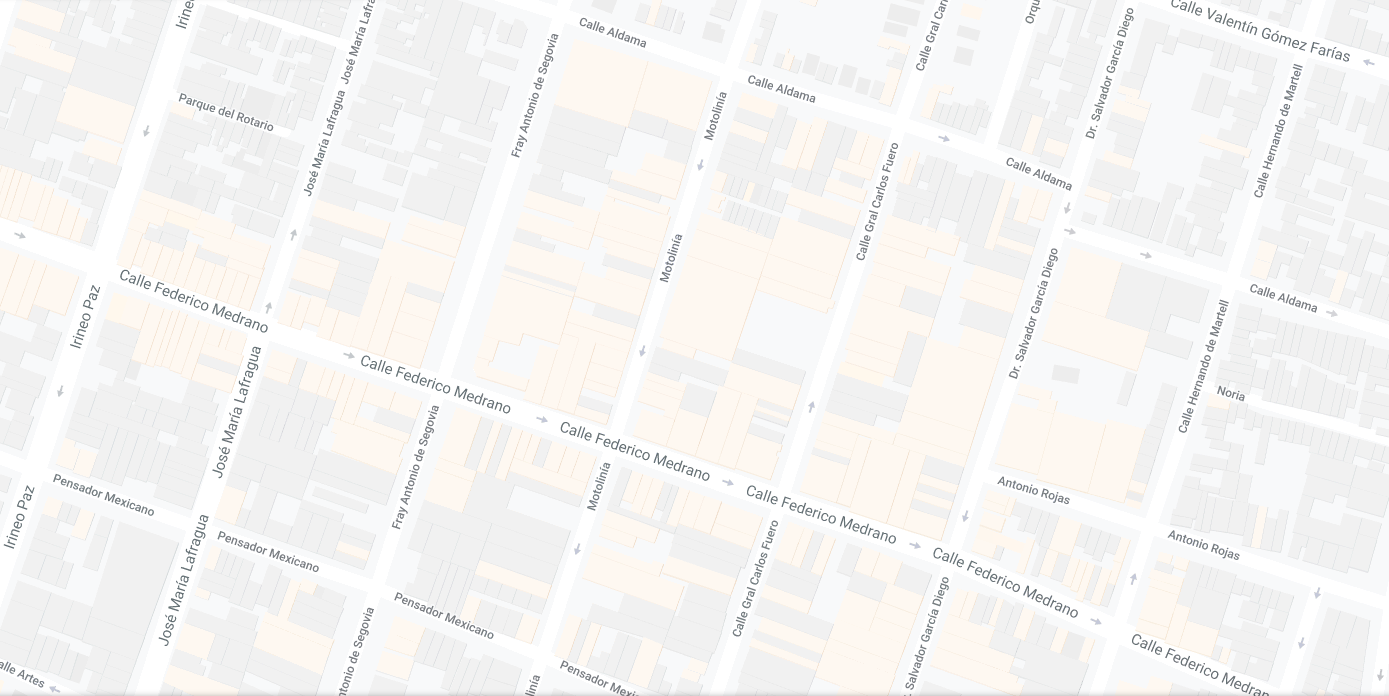
#> input picture mapa.png, 1389 x 696 px
$ python mapaPrim.py   (older library calls are emulated)
#> lines starting #> are read from the running program, lines starting #| are printed output that depends on the picture; after the words box and inside, x2 and y2 are one past the last pixel; in counts of white or black regions, pixels touching at a corner belong together
import cv2
import numpy as np
import math

#cone sta funcion reviso si un punto ya esta en alguna de mis listas
def isInTheList(elemento,arreglo):
    for i in arreglo:
        if np.array_equal(i,elemento):
            return True
    return False

def comprobarMedios(i, j, th2):

    conectado = False

    c = (i[0] + j[0])//2, (i[1] + j[1])//2
    l = (i[0] + c[0])//2, (i[1] + c[1])//2
    l1 = (i[0] + l[0])//2, (i[1] + l[1])//2
    l2 = (l[0] + c[0])//2, (l[1] + c[1])//2
    u = (c[0] + j[0])//2, (c[1] + j[1])//2
    u1 = (u[0] + j[0])//2, (u[1] + j[1])//2
    u2 = (c[0] + u[0])//2, (c[1] + u[1])//2

    b1 = np.all(th2[c[1], c[0]] == 255)
    b2 = np.all(th2[l[1], l[0]] == 255)
    b3 = np.all(th2[u[1], u[0]] == 255)
    b4 = np.all(th2[l1[1], l1[0]] == 255)
    b5 = np.all(th2[u1[1], u1[0]] == 255)
    b6 = np.all(th2[l2[1], l2[0]] == 255)
    b7 = np.all(th2[u2[1], u2[0]] == 255)

    if(b1 and b2 and b3 and b4 and b5 and b6 and b7):
        conectado = True
    else:
        conectado = False

    return conectado

def algoritmoPrim(mAdy, visitados):
    camino = []
    tam = len(visitados)
    first_key = list(visitados)[0]
    visitados[first_key] = True
    MAX = 999999

    for count in range(tam):
        min = MAX
        for m in visitados:
            if visitados[m]:
                for ady in mAdy[m]:
                    if ady[0] < min:
                        ib = ady[2]
                        k = str(ib[0]) + ',' + str(ib[1])
                        #Para evitar bucles
                        if(not visitados[k]):
                            min = ady[0]
                            a = ady[1]
                            b = ady[2]

        key2 = str(b[0]) + ',' + str(b[1])
        visitados[key2] = True
        camino.append([a,b])

    return camino

mapa=cv2.imread('mapa.png')
#> mapa is the input picture: shape (696, 1389, 3); mean B, G, R 242.9, 244.3, 245.5
gray = cv2.cvtColor(mapa,cv2.COLOR_BGR2GRAY)
ret,th1 = cv2.threshold(gray,254,255,cv2.THRESH_BINARY)
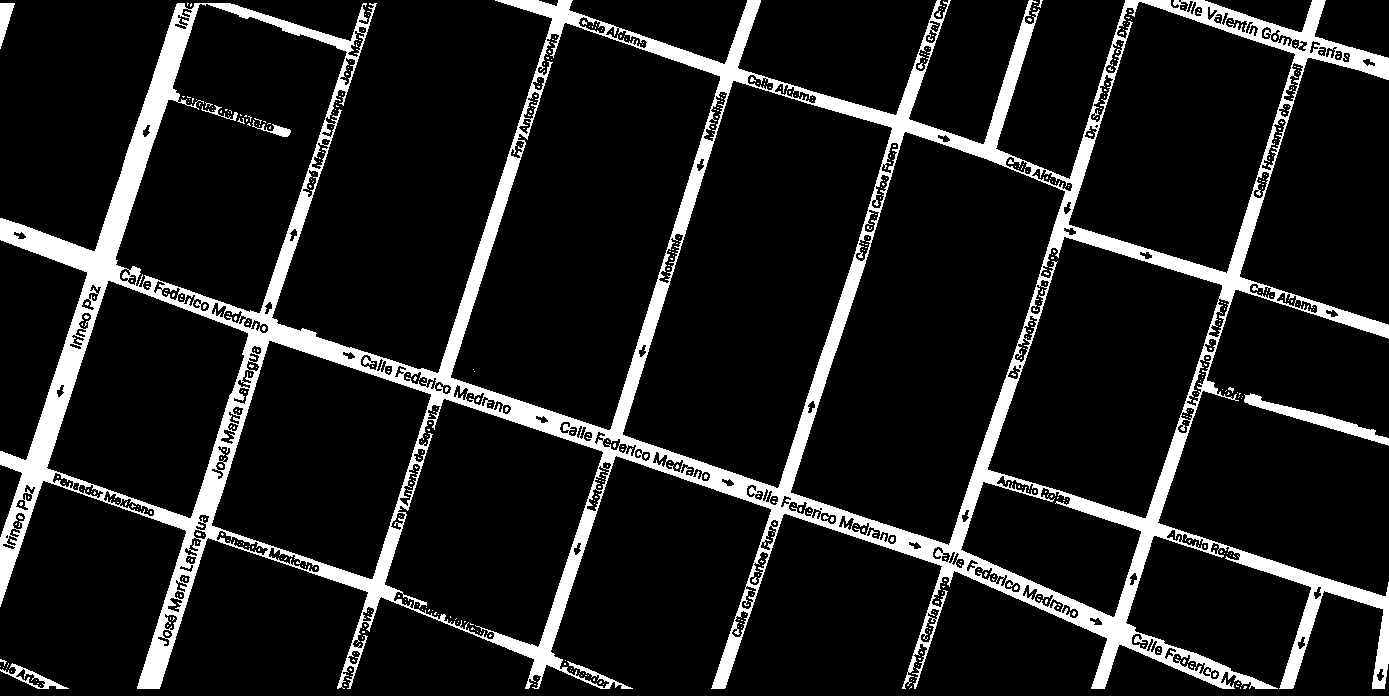
#> th1: shape (696, 1389); 11.8% white; 542 white regions (533 under 20 px), largest, box (x1, y1, x2, y2) and area: (0, 0, 1389, 689) 109649, (1244, 393, 1389, 446) 1476, (0, 663, 69, 689) 438

kernel = np.ones((11,11), np.uint8)
th1 = cv2.dilate(th1,kernel,1)
#> th1: shape (696, 1389); 25.7% white; 3 white regions, box (x1, y1, x2, y2) and area: (0, 0, 1389, 694) 246101, (0, 654, 74, 694) 1736, (0, 0, 20, 54) 751
kernel = np.ones((11,11), np.uint8)
th1 = cv2.erode(th1,kernel,1)
#> th1: shape (696, 1389); 14.6% white; 5 white regions (2 under 20 px), largest, box (x1, y1, x2, y2) and area: (0, 0, 1389, 689) 140319, (0, 659, 69, 689) 771, (0, 0, 15, 49) 406
th1 = cv2.GaussianBlur(th1,(5,5),cv2.BORDER_DEFAULT)
dst = cv2.cornerHarris(th1,2,3,0.05)
ret, dst = cv2.threshold(dst,0.04*dst.max(),255,0)
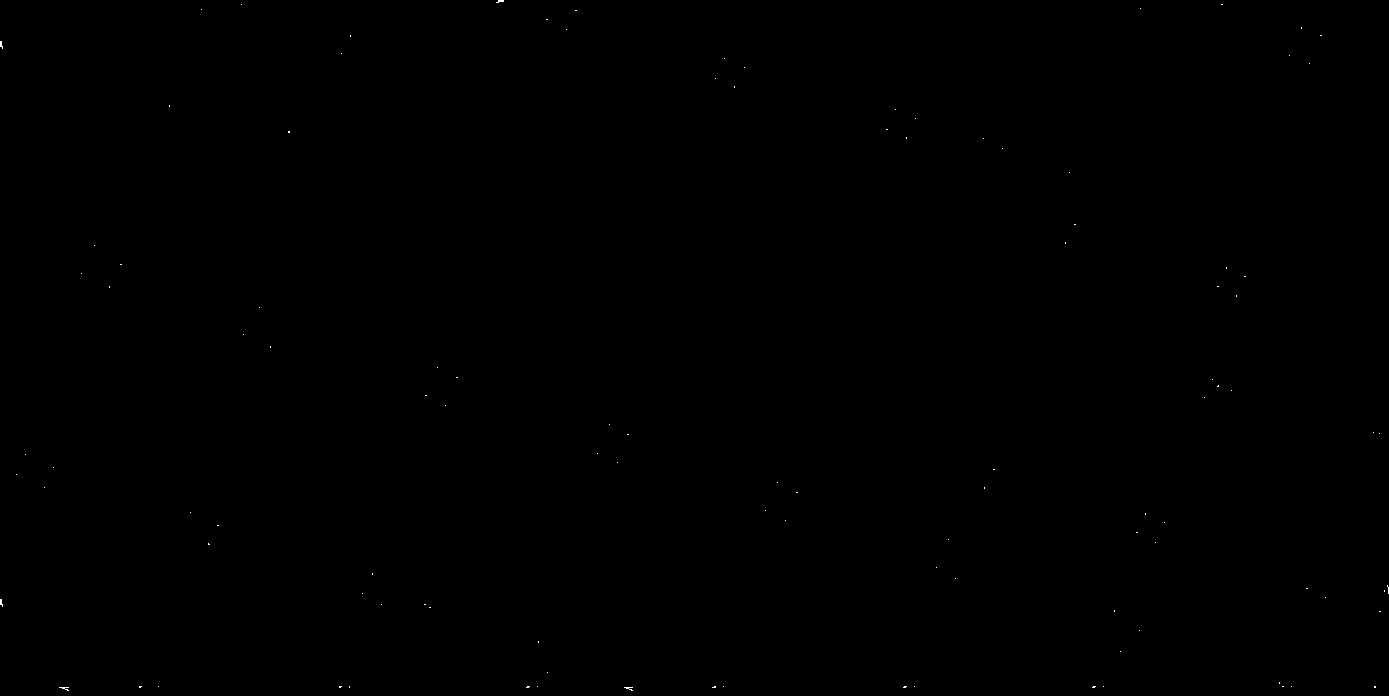
#> dst: shape (696, 1389) float32; 0.03% white in thin lines or dots
#> ret = 4.62e-05
dst = np.uint8(dst)
#> dst: shape (696, 1389); 0.03% white in thin lines or dots
ret,th2 = cv2.threshold(th1,235,255,cv2.THRESH_BINARY)
#> th2: shape (696, 1389); 11.2% white; 3 white regions, box (x1, y1, x2, y2) and area: (0, 0, 1389, 687) 107269, (0, 661, 60, 687) 508, (0, 0, 13, 42) 310
th2 = cv2.dilate(th2,kernel,1)
#> th2: shape (696, 1389); 22.3% white; 3 white regions, box (x1, y1, x2, y2) and area: (0, 0, 1389, 692) 214039, (0, 656, 65, 692) 1363, (0, 0, 18, 47) 610
th2 = cv2.cvtColor(th2,cv2.COLOR_GRAY2BGR)
ret, labels, stats, centroids = cv2.connectedComponentsWithStats(dst,30, cv2.CV_32S)
#> labels: shape (696, 1389) int32; 110 distinct labels, from 0 to 109
#> ret = 110; stats = 110 rows, first 6: [0, 0, 1389, 696, 966475], [496, 0, 8, 3, 15], [241, 4, 1, 1, 1], [1221, 4, 2, 1, 2], [201, 9, 1, 1, 1], [1140, 8, 1, 1, 1]; centroids = 110 pairs, first value 0.8 to 1387.8, second value 0.8 to 687.9
vertices=np.int0(centroids)
#> vertices = 110 pairs, first value 0 to 1387, second value 0 to 687

aux1=vertices
#> aux1 has the same summary as vertices
aux2=vertices
#> aux2 has the same summary as vertices
aristas = {}
visitados = {}

#aqui voy a buscar cuales son las esquinas que estan conectadas
for h in range(len(aux1)):
    i=aux1[h]
    ady = []
    conectado = False
    for k in range(len(aux2)):
        j=aux2[k]
        if not (i==j).all():
            if comprobarMedios(i,j,th2):
                costo = int(math.sqrt((j[0]-i[0])**2 + (j[1]-i[1])**2))
                conectado = True
                ady.append([costo,i,j])

    if conectado:
        key = str(i[0]) + ',' + str(i[1])
        visitados.update({key:False})
        aristas.update({key:ady})
#> this loop made 110 passes
#> i on pass 1: [694, 347]

aristas2 = algoritmoPrim(aristas, visitados)

for arista in aristas2:
    cv2.line(th2, tuple(arista[0]), tuple(arista[1]), (255,182,193), 2)
#> this loop made 107 passes
#> arista on passes 1 to 12: [[499, 0], [546, 19]], [[546, 19], [566, 29]], [[566, 29], [575, 10]], [[575, 10], [715, 78]], [[715, 78], [734, 86]], [[715, 78], [724, 58]], [[724, 58], [744, 67]], [[744, 67], [886, 129]], [[886, 129], [895, 109]], [[895, 109], [915, 118]], [[915, 118], [906, 137]], [[906, 137], [983, 138]]
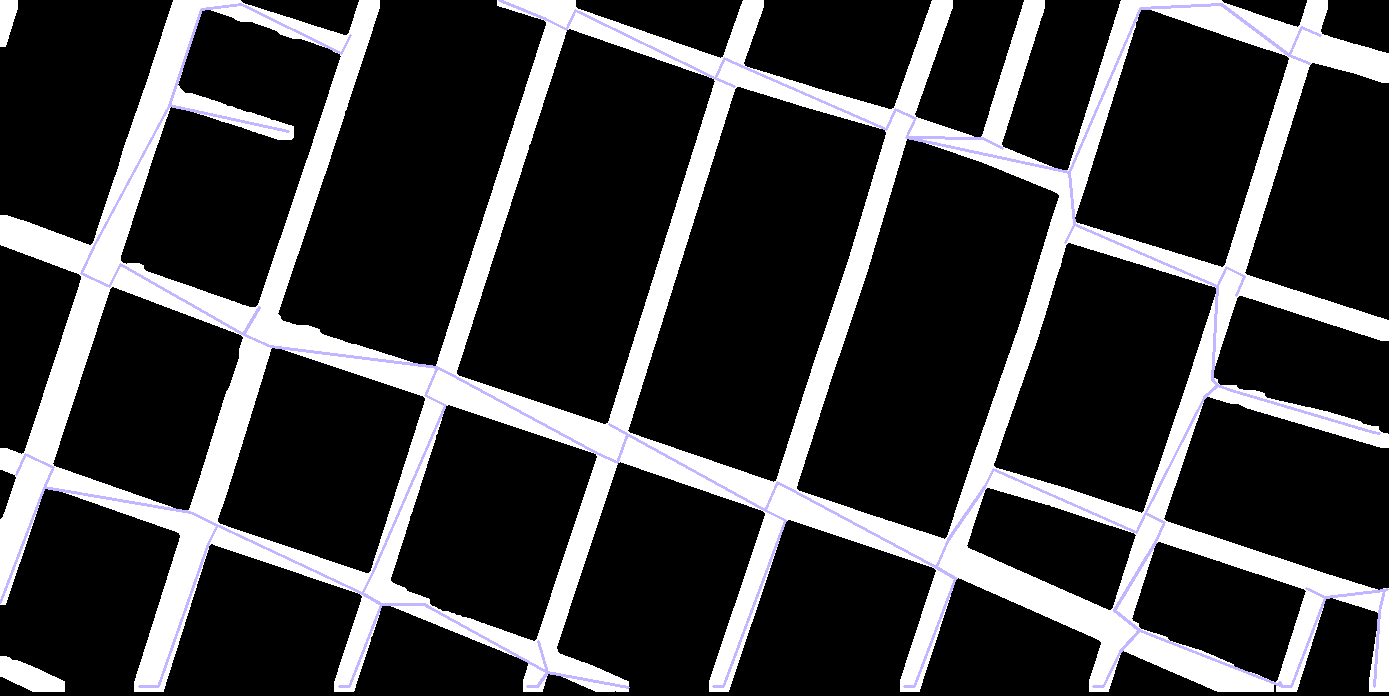
#> th2: shape (696, 1389, 3); mean B, G, R 57, 55.7, 55.9

for point in vertices:
    cv2.circle(th2,(point[0], point[1]), 5, (255,20,147), -1)
    cv2.waitKey(0)
#> this loop made 110 passes
#> point on passes 1 to 12: [694, 347], [499, 0], [241, 4], [1221, 4], [201, 9], [1140, 8], [575, 10], [546, 19], [1301, 27], [566, 29], [350, 35], [1320, 35]
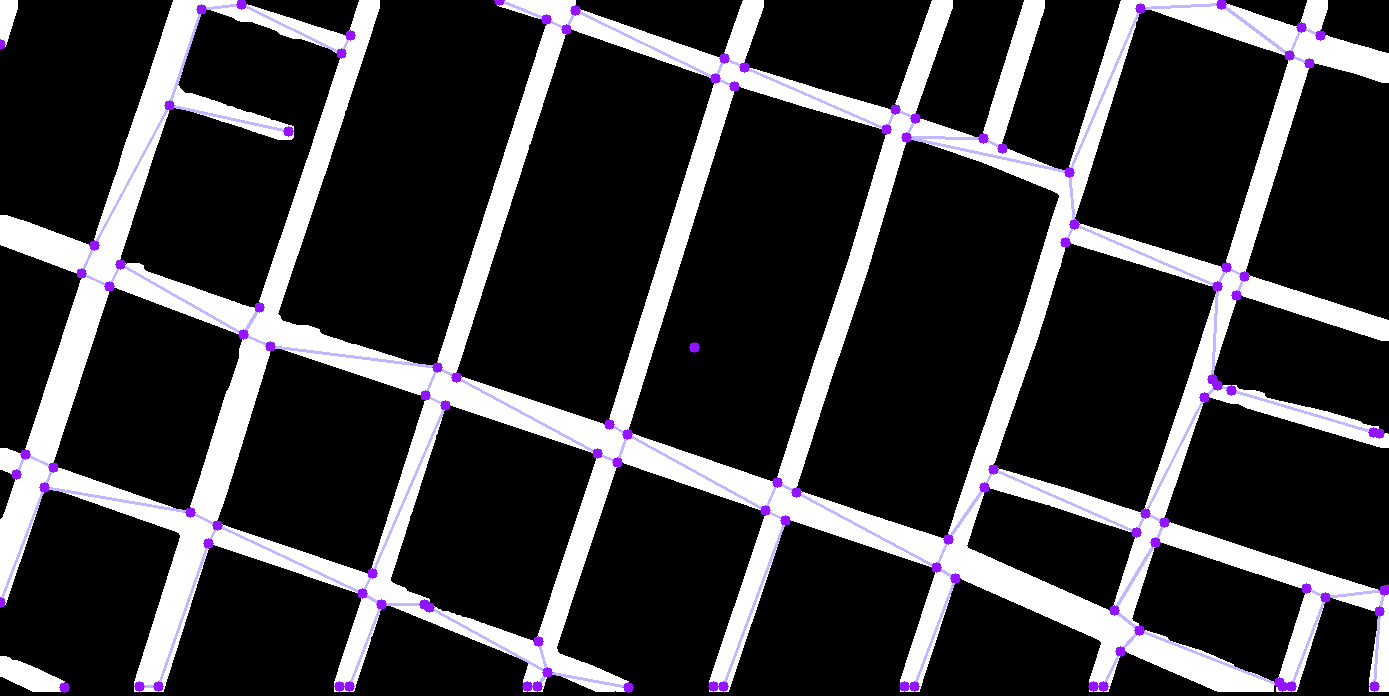
#> th2: shape (696, 1389, 3); 0.89% of pixels changed, all inside (x1, y1, x2, y2) = (0, 0, 1389, 693)

cv2.imshow('points',th2)
cv2.waitKey(0)

$ run again, with map3chiquito.PNG copied over mapa.png
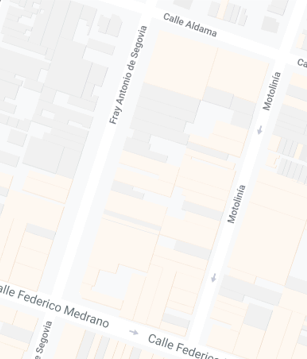
#> input picture map3chiquito.PNG, 307 x 359 px
#> mapa is the input picture: shape (359, 307, 3); mean B, G, R 243, 245.4, 247.5
#> `ret, dst = cv2.threshold(dst,0.04*dst.max(),255,0)`: ret = 3.48e-05
#> labels: shape (359, 307) int32; 19 distinct labels, from 0 to 18
#> `ret, labels, stats, centroids = cv2.connectedComponentsWithStats(dst,3..`: ret = 19; stats = 19 rows, first 6: [0, 0, 307, 359, 110166], [102, 0, 6, 3, 11], [0, 2, 3, 3, 4], [160, 6, 1, 1, 1], [137, 14, 1, 1, 1], [303, 20, 1, 1, 1]; centroids = 19 rows, first 8: [153, 179], [104.8, 0.909], [1.25, 2.75], [160, 6], [137, 14], [303, 20], [152, 22.5], [279, 44]
#> vertices = 19 rows, first 8: [152, 179], [104, 0], [1, 2], [160, 6], [137, 14], [303, 20], [152, 22], [279, 44]
#> aux1 has the same summary as vertices
#> aux2 has the same summary as vertices
#> the loop `for h in range(len(aux1)):` made 19 passes
#> the loop `for arista in aristas2:` made 17 passes
#> arista on passes 1 to 8: [[104, 0], [137, 14]], [[137, 14], [152, 22]], [[152, 22], [160, 6]], [[160, 6], [270, 60]], [[270, 60], [286, 67]], [[286, 67], [294, 53]], [[294, 53], [279, 44]], [[279, 44], [303, 20]]
#> after the loop `for arista in aristas2:`:
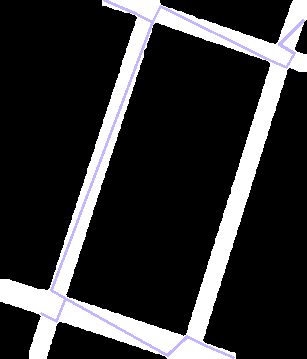
#> th2: shape (359, 307, 3); mean B, G, R 50.1, 48.6, 48.8
#> the loop `for point in vertices:` made 19 passes
#> after the loop `for point in vertices:`:
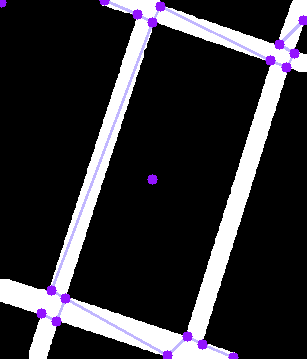
#> th2: shape (359, 307, 3); 1.29% of pixels changed, all inside (x1, y1, x2, y2) = (0, 0, 307, 359)
